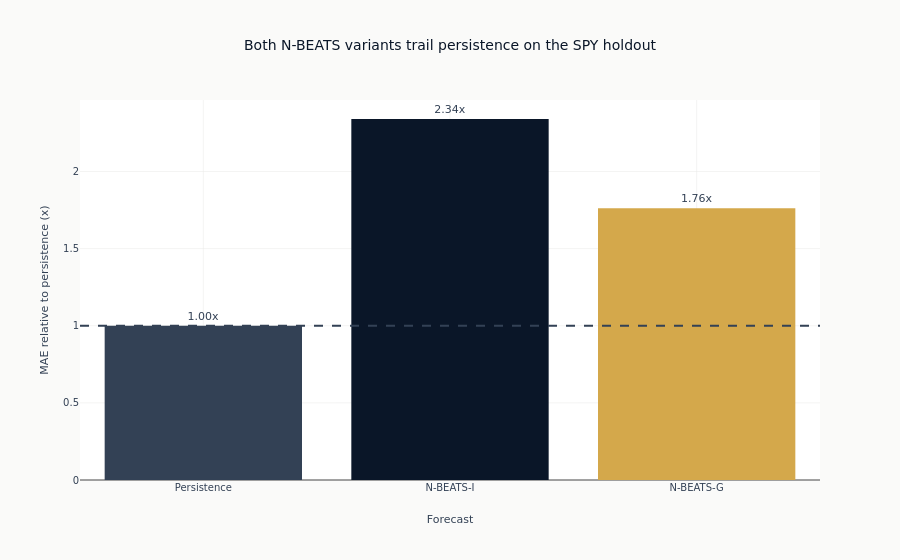

Notebook code for this chart:
### Code cell
persistence_pred = np.repeat(X_test[:, -1:], HORIZON, axis=1)
persistence_mae = float(np.mean(np.abs(persistence_pred - y_test)))

comparison_df = pl.DataFrame(
    {
        "Model": ["Persistence", "N-BEATS-I", "N-BEATS-G"],
        "RMSE (z)": [
            float(np.sqrt(np.mean((pred - y_test) ** 2)))
            for pred in [persistence_pred, pred_i, pred_g]
        ],
        "MAE / persistence": [
            float(np.mean(np.abs(pred - y_test)) / persistence_mae)
            for pred in [persistence_pred, pred_i, pred_g]
        ],
    }
)

model_ratios = comparison_df.filter(pl.col("Model") != "Persistence")["MAE / persistence"]
benchmark_title = (
    "Both N-BEATS variants trail persistence on the SPY holdout"
    if (model_ratios > 1).all()
    else "At least one N-BEATS variant improves on persistence"
)

fig_benchmark = go.Figure(
    go.Bar(
        x=comparison_df["Model"].to_list(),
        y=comparison_df["MAE / persistence"].to_list(),
        marker_color=[COLORS["neutral"], COLORS["blue"], COLORS["amber"]],
        text=[f"{value:.2f}x" for value in comparison_df["MAE / persistence"]],
        textposition="outside",
    )
)
fig_benchmark.add_hline(y=1.0, line_dash="dash", line_color=COLORS["neutral"])
fig_benchmark.update_layout(
    title=benchmark_title,
    xaxis_title="Forecast",
    yaxis_title="MAE relative to persistence (x)",
    showlegend=False,
)
fig_benchmark.update_yaxes(rangemode="tozero")
fig_benchmark.show()

### Figure 1 — Plotly figure (JSON) as saved in the notebook; plotly's stock layout.template omitted (floating-point values rounded to 4 significant figures)
{"data": [{"marker": {"color": ["#334155", "#0a1628", "#D4A84B"]}, "text": ["1.00x", "2.34x", "1.76x"], "textposition": "outside", "type": "bar", "x": ["Persistence", "N-BEATS-I", "N-BEATS-G"], "y": [1.0, 2.34, 1.761]}], "layout": {"shapes": [{"line": {"color": "#334155", "dash": "dash"}, "type": "line", "x0": 0, "x1": 1, "xref": "x domain", "y0": 1.0, "y1": 1.0, "yref": "y"}], "showlegend": false, "title": {"text": "Both N-BEATS variants trail persistence on the SPY holdout"}, "xaxis": {"title": {"text": "Forecast"}}, "yaxis": {"rangemode": "tozero", "title": {"text": "MAE relative to persistence (x)"}}}}
